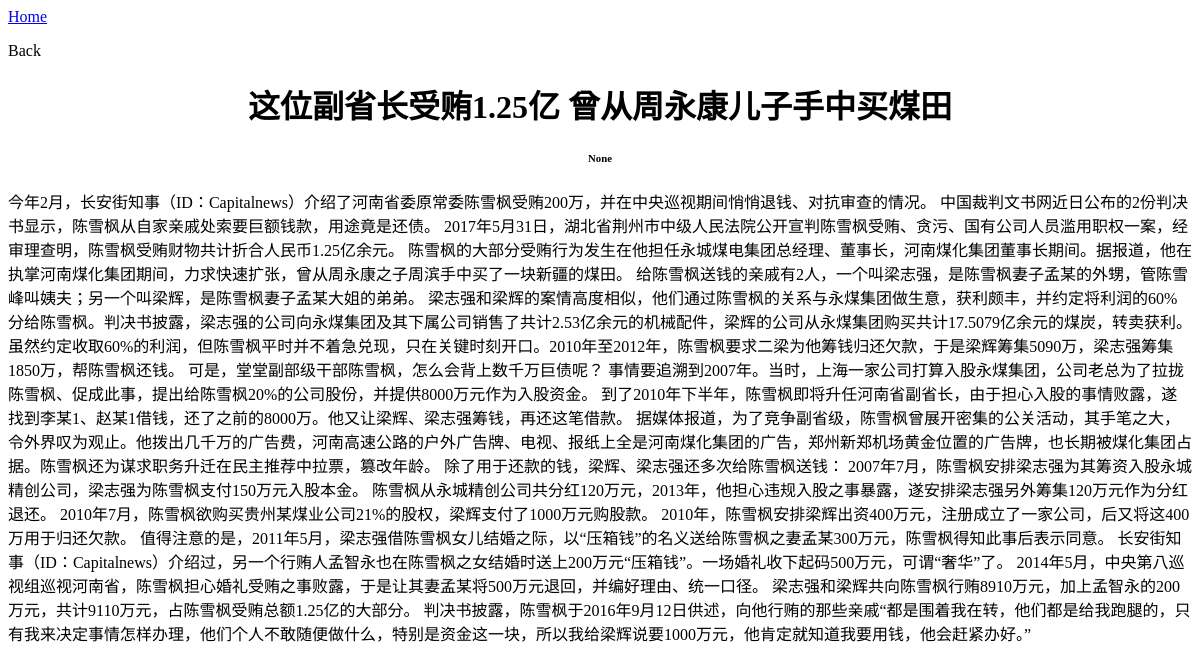
The page /blog/4/detail/ on the database as committed earlier.
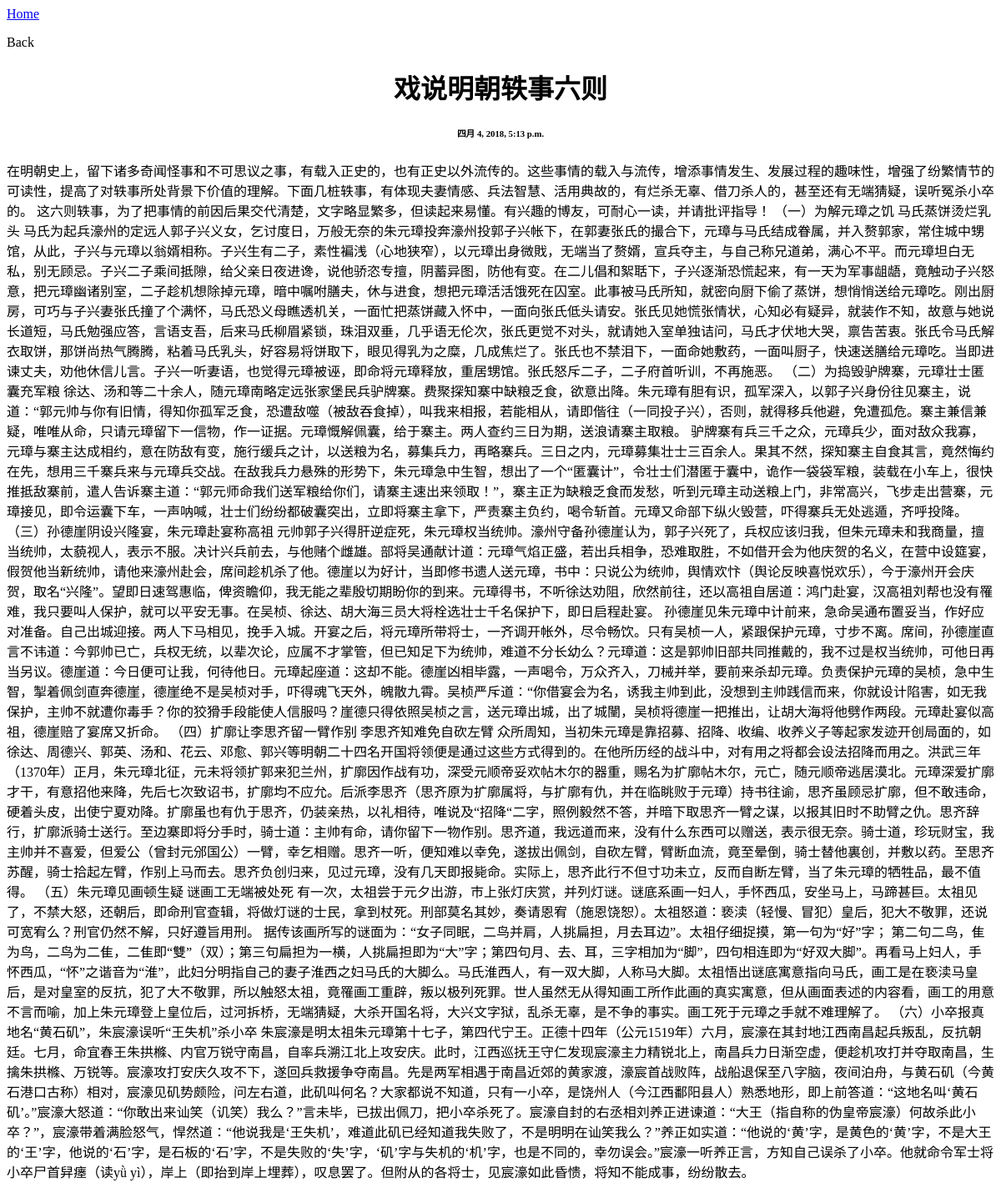
The same page on the database as committed later.
### blog/models.py (models this page shows, shortened)
class Post(models.Model):
	author = models.ForeignKey('auth.User', on_delete = models.CASCADE)
	title = models.CharField(max_length = 200)
	text = models.TextField()
	create_date = models.DateTimeField(default = timezone.now)
	publish_date = models.DateTimeField(blank = True, null = True)

### blog/views.py (the view)
# urls.py: path('<int:pk>/detail/', views.DetailView.as_view(), name = 'detail'),
class DetailView(generic.DetailView):
	model = Post
	template_name = 'blog/detail.html'

### blog/templates/blog/detail.html
<a href="../../">Home</a>
<p style="cursor:pointer;" onclick="history.back(-1);">Back</p>
<div align="center">
	<h1>{{ post.title }}</h1>
</div>
<div align="center">
	<h6>{{ post.publish_date }}</h6>
</div>
<div>
	{{ post.text }}
</div>

Rows that differ between the two databases and show on the page:
changed Post: title "这位副省长受贿1.25亿 曾从周永康儿子手中买煤田" → "戏说明朝轶事六则"; publish_date "None" → "四月 4, 2018, 5:13 p.m."; text "今年2月，长安街知事（ID：Capitalnews）介绍了河南省委原常委陈雪枫受贿200万，并在中央巡视期间悄悄退钱、对抗审查的情况。 中国裁判文书网近日公布的2份判决书显示，陈雪枫从自家亲戚处索要巨额钱款，用途竟是还债。 2017年5月31日，湖北省荆州市中级人民法院公开宣判陈雪枫受贿、贪污、国有公司人员滥用职权一案，经审理查明，陈雪枫受贿财物共计折合人民币1.25亿余元。 陈雪枫的大部分受贿行为发生在他担任永城煤电集团总经理、董事长，河南煤化集团董事长期间。据报道，他在执掌河南煤化集团期间，力求快速扩张，曾从周永康之子周滨手中买了一块新疆的煤田。 给陈雪枫送钱的亲戚有2人，一个叫梁志强，是陈雪枫妻子孟某的外甥，管陈雪峰叫姨夫；另一个叫梁辉，是陈雪枫妻子孟某大姐的弟弟。 梁志强和梁辉的案情高度相似，他们通过陈雪枫的关系与永煤集团做生意，获利颇丰，并约定将利润的60%分给陈雪枫。判决书披露，梁志强的公司向永煤集团及其下属公司销售了共计2.53亿余元的机械配件，梁辉的公司从永煤集团购买共计17.5079亿余元的煤炭，转卖获利。 虽然约定收取60%的利润，但陈雪枫平时并不着急兑现，只在关键时刻开口。2010年至2012年，陈雪枫要求二梁为他筹钱归还欠款，于是梁辉筹集5090万，梁志强筹集1850万，帮陈雪枫还钱。 可是，堂堂副部级干部陈雪枫，怎么会背上数千万巨债呢？ 事情要追溯到2007年。当时，上海一家公司打算入股永煤集团，公司老总为了拉拢陈雪枫、促成此事，提出给陈雪枫20%的公司股份，并提供8000万元作为入股资金。…" → "在明朝史上，留下诸多奇闻怪事和不可思议之事，有载入正史的，也有正史以外流传的。这些事情的载入与流传，增添事情发生、发展过程的趣味性，增强了纷繁情节的可读性，提高了对轶事所处背景下价值的理解。下面几桩轶事，有体现夫妻情感、兵法智慧、活用典故的，有烂杀无辜、借刀杀人的，甚至还有无端猜疑，误听冤杀小卒的。 这六则轶事，为了把事情的前因后果交代清楚，文字略显繁多，但读起来易懂。有兴趣的博友，可耐心一读，并请批评指导！ （一）为解元璋之饥 马氏蒸饼烫烂乳头…"
